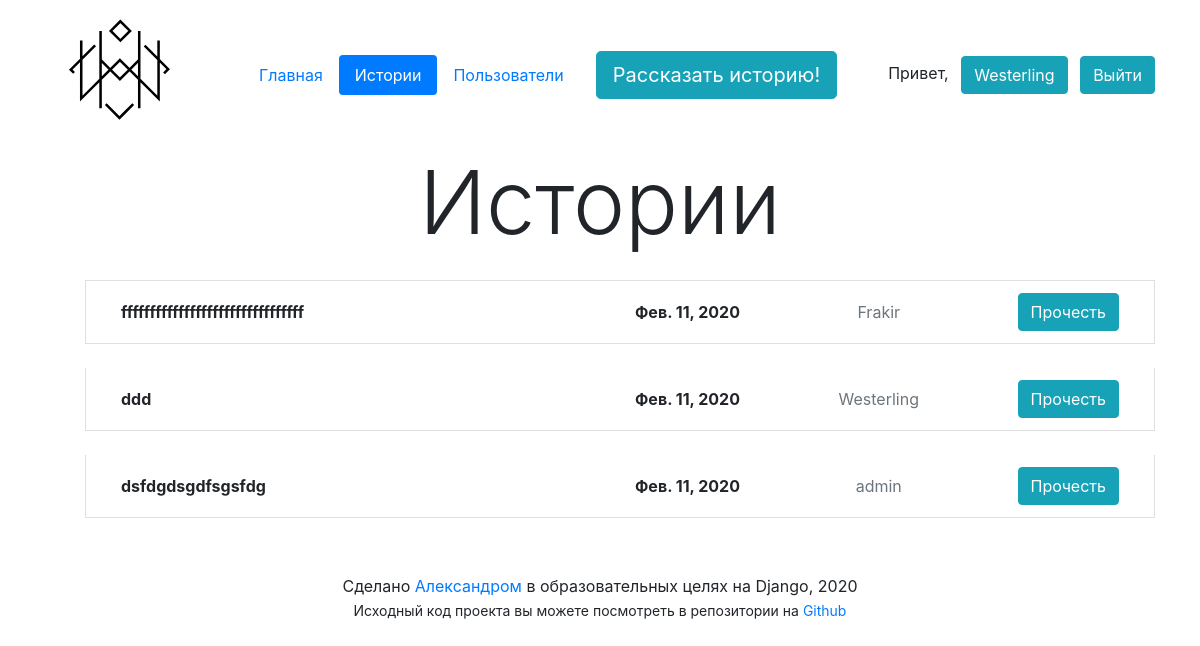
The app's page /stories/ (signed in), older data.
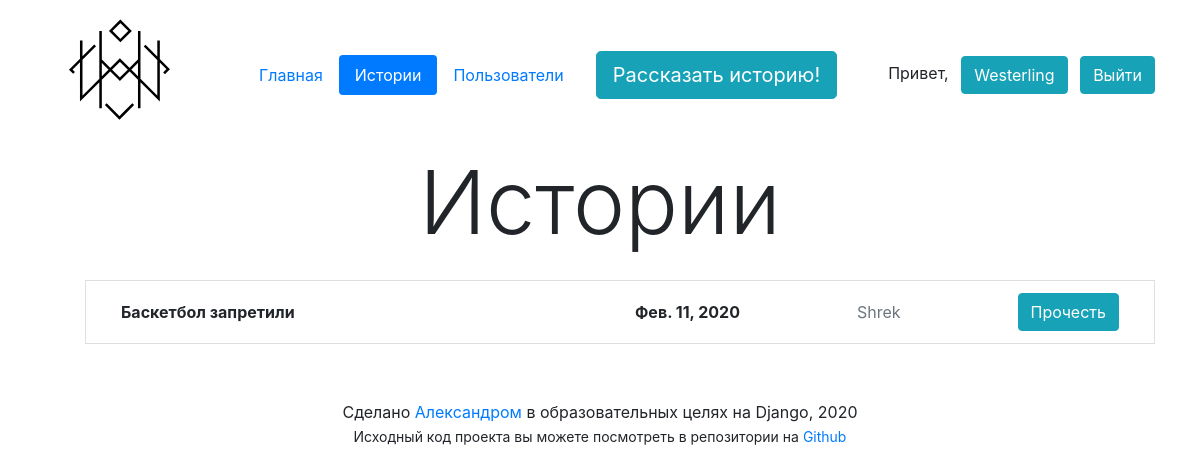
The same page, newer data.
### app/models.py (models this page shows, shortened)
class Story(models.Model):
    author = models.ForeignKey(User, verbose_name='Автор', on_delete=models.CASCADE)
    title = models.CharField('Заголовок', max_length=100)
    as_md = models.BooleanField('Использовать Markdown', default=False)
    text = models.TextField('Текст', default='')
    html_text = models.TextField('Обработанный текст', editable=False, default='')
    creation_date = models.DateTimeField('Дата создания', auto_now_add=True)
    edit_date = models.DateTimeField('Дата редактирования', auto_now=True)
    publication_date = models.DateTimeField('Дата публикации', default=timezone.now())
    published = models.BooleanField('Опубликована', default=True)
    slug = models.SlugField('slug', default='', editable=False)
    class Meta:
        verbose_name = 'История'
        verbose_name_plural = 'Истории'
        ordering = ['-publication_date']

### app/views.py (the view)
# urls.py: path('stories/', StoriesListView.as_view(), name='stories'),
class StoriesListView(LoginRequiredMixin, ListView):
    login_url = 'sign_in'
    model = Story
    template_name = 'stories.html'
    context_object_name = 'stories_list'
    def get_queryset(self):
        return Story.objects.filter(published=True)

### app/templatetags/app_tags.py (called while the page is built)
@register.inclusion_tag('layout/base_tag.html', takes_context=True)
def nav(context, template='nav.html', page='index'):
    return {'context': context, 'template': template, 'page': page}

### templates/stories.html (shortened to what this page needs)
{% extends 'layout/base.html' %}
{% load app_tags %}
{% block nav %}
    {% nav page='stories' %}
{% endblock %}
{% block h1 %}
    Истории
{% endblock %}
{% block content %}
    <ul>
        {% for story in stories_list %}
            <li class="list-group-item mt-4">
                <div class="d-flex align-items-center">
                    <b class="col-6">{{ story.title }}</b>
                    <div class="col-6 row no-gutters justify-content-between align-items-center">
                        <b>{{ story.creation_date.date }}</b>
                        <span class="text-muted">{{ story.author }}</span>
                        <a class="btn btn-info" href="{% url 'story' story.pk story.slug %}">Прочесть</a>
                    </div>
                </div>
            </li>
        {% endfor %}
    </ul>
{% endblock %}

Row changes from the older to the newer data that the page shows:
removed Story: title "ffffffffffffffffffffffffffffffff", creation_date "Фев. 11, 2020", author "Frakir"
removed Story: title "ddd", creation_date "Фев. 11, 2020", author "Westerling"
removed Story: title "dsfdgdsgdfsgsfdg", creation_date "Фев. 11, 2020", author "admin"
added Story: title "Баскетбол запретили", creation_date "Фев. 11, 2020", author "Shrek"
